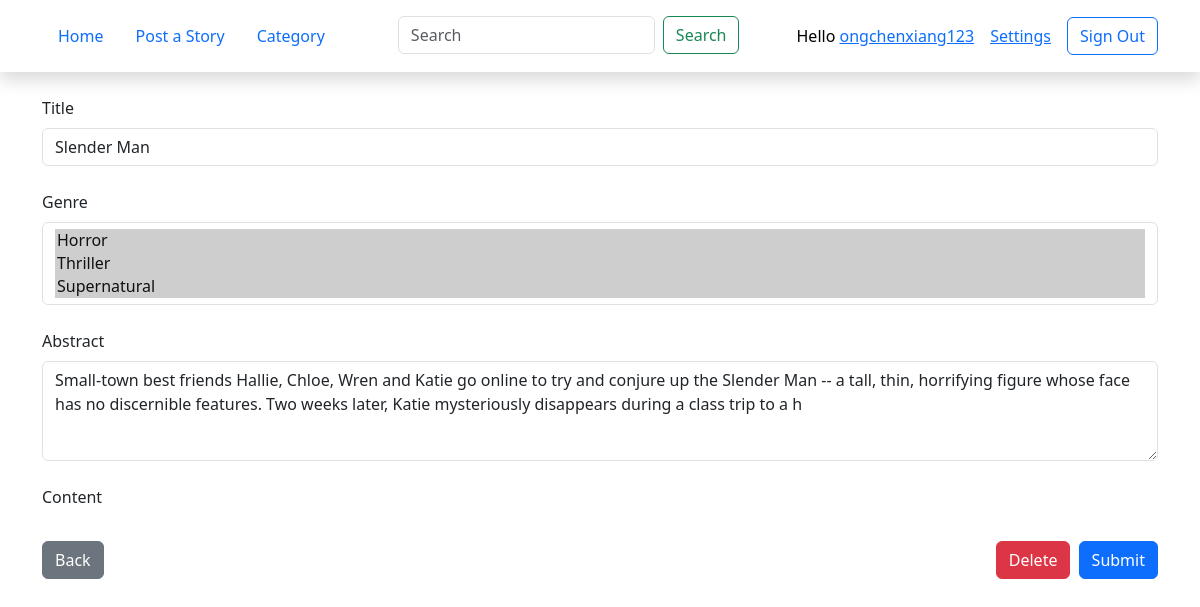
The app's page /oldstimes/story/2/edit (signed in), older data.
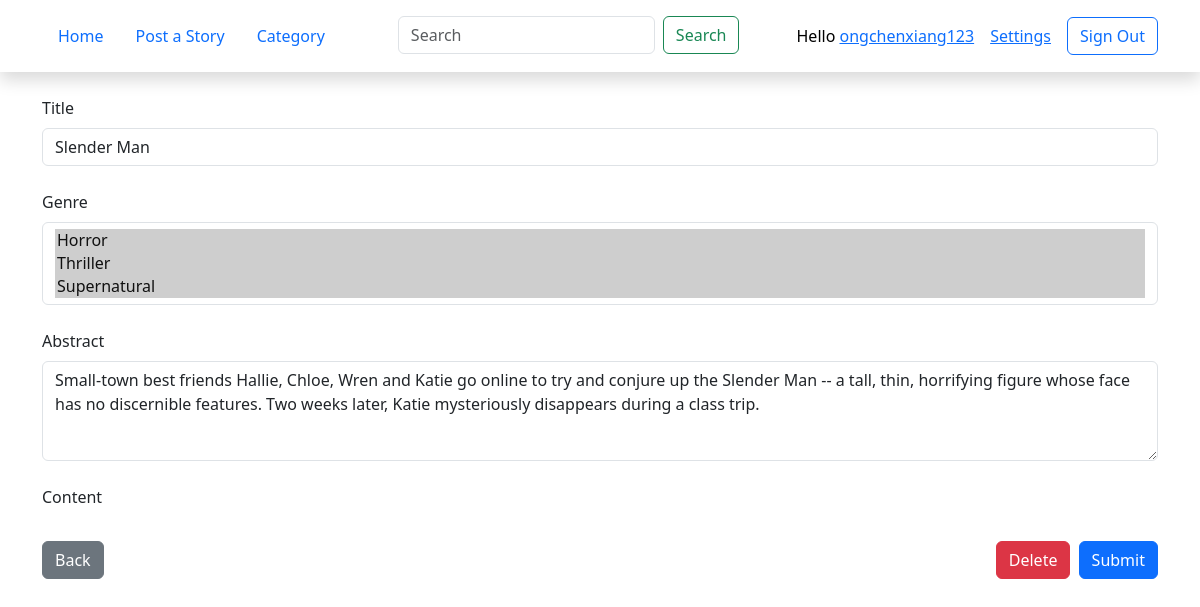
The same page, newer data.
### old_straits_times/models.py (models this page shows, shortened)
class Story(models.Model):
    title = models.CharField(max_length=50)
    author = models.ForeignKey(Author, on_delete=models.CASCADE)
    genre = models.ManyToManyField(Genre)
    abstract = models.TextField(max_length=250, blank=True,
                                   validators=[MaxLengthValidator(250)])
    date_published = models.DateTimeField('date published', auto_now_add=True)
    date_last_updated = models.DateTimeField('date last updated')
    views_in_week = models.IntegerField(default=0)
    views_total = models.IntegerField(default=0)
    content = RichTextField()
    def get_genre(self):
        return ", ".join([s.name for s in self.genre.all()])
    get_genre.short_description = 'Genre'

### old_straits_times/views.py (the view, shortened to what this page needs)
# urls.py: path('story/<int:story_id>/edit', views.story_edit, name='story_edit'),
def story_edit(request, story_id):
    current_story = get_object_or_404(Story, pk=story_id)
    all_genre = Genre.objects.all()
    template_name = 'old_straits_times/story_edit.html'
    return render(request, template_name, {
        'all_genre': all_genre,
        'current_story': current_story
    })

### old_straits_times/models.py (called while the page is built)
    def __str__(self) -> str:
        return self.name

### old_straits_times/templates/old_straits_times/story_edit.html (shortened to what this page needs)
{% extends './base.html' %}
{% block content %}
    {% if current_story.author.pk == request.user.pk %}
        <form method="POST" onsubmit="return submitStory(this)">
            <div class="mb-4">
                <label for="title" class="form-label">Title</label>
                <div class="input-group">
                <input name="title" type="text" class="form-control" placeholder="Title" value="{{ current_story.title }}" required>
                </div>
            </div>
            <div class="mb-4">
                <label for="genre" class="form-label">Genre</label>
                <select name="genre" class="form-select" size="3" aria-label="multiple select" multiple required>
                    {% for genre in all_genre %}
                        <option value="{{ genre }}" genre-element>{{ genre }}</option>
                    {% endfor %}
                </select>
            </div>
            <div class="mb-4">
                <label for="abstract" class="form-label">Abstract</label>
                <textarea name="abstract" class="form-control" style="height: 100px;">{{ current_story.abstract }}</textarea>
            </div>
            <div class="mb-4">
                <label for="content" class="form-label">Content</label>
            </div>
            <div class="d-flex justify-content-between">
                <button class="btn btn-secondary" onclick="history.back()">Back</button>
                <div>
                    <input form="form-delete" type="submit" class="btn btn-danger me-1" value="Delete" />
                    <input type="submit" class="btn btn-primary" />
                </div>
            </div>
        </form>
    {% else %}
        <h2>{{ current_story.title }}</h2>
        <p class="h6">You are not author of this story!</p>
        <a class="fs-7" style="cursor: pointer;" onclick="history.back()">Go back.</a>
    {% endif %}
{% endblock content %}

Row changes from the older to the newer data that the page shows:
changed Story "Slender Man": abstract "…disappears during a class trip to a h" → "…disappears during a class trip."
